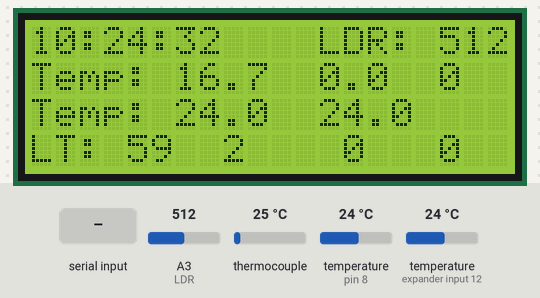
Recording of a sketch running on a simulated Arduino Uno, built with avr-gcc and run on an emulated ATmega328P. Parts: 20×4 character LCD. The inputs (shaded band) are chosen by the test bench; at power-on: thermocouple 25 °C, temperature (sensors on pin 8, expander input 12) 24 °C, A3 (LDR) = 512. The local clock reads 2024-03-15 10:24:30 at power-on unless the sketch sets it.

Above: at 2.8 s.
2.9 s: "<90,45,200>" received over the second serial link
At 3.5 s:
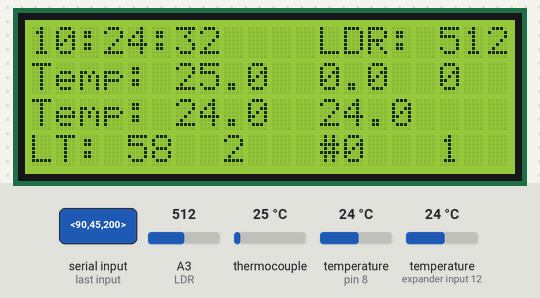
5.3 s: "<90,45,200,10>" received over the second serial link
At 5.9 s:
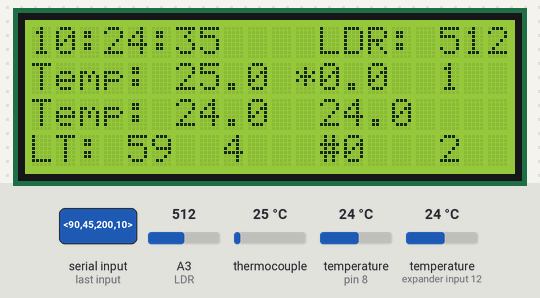
7.1 s: thermocouple set to 6 °C
At 8.8 s:
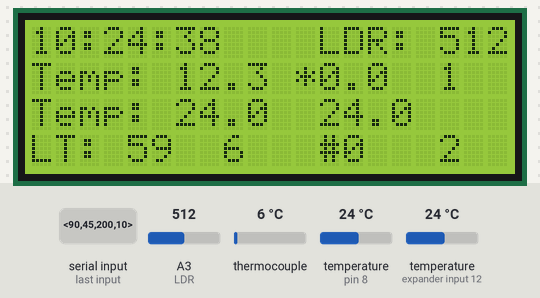
9.2 s: temperature (sensor on pin 8) set to 12 °C
At 11.2 s:
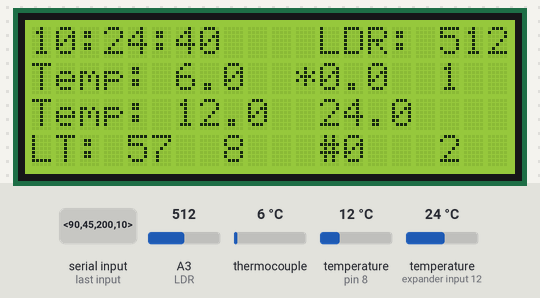
11.8 s: temperature (sensor on expander input 12) set to 12 °C
At 14.0 s:
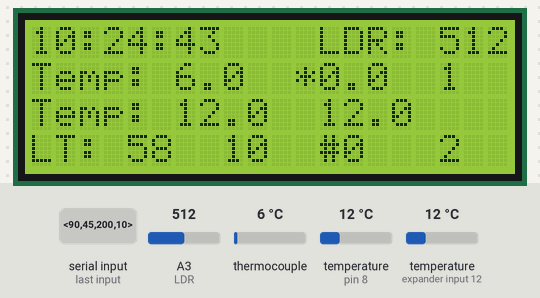
14.4 s: A3 (LDR) set to 490
At 15.1 s:
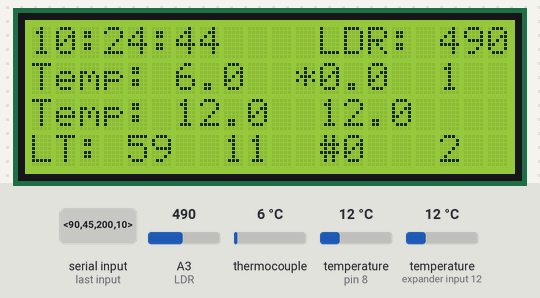

Measured:
- after the input at 2.9 s, the display: first changes at once (image 1 shows a later state)
- what the display in image 1 shows lasts 0.8 s, from 3.0 s to 3.8 s
- what the display in image 4 shows lasts 0.9 s, from 10.7 s to 11.6 s

The sketch:

Tx07.ino
```cpp
/* -------------------------------------------------------- //
   ===========================================================
   | File Tx07.ini
   |
   | HC11 Radio settings:
   | U3/B9600/C001/A002/P8
   |
   | Data is sent in byte packets.
   | A Float signal is converted to an integer by multiplying with
   | either 10 or 100 depending on the number of decimals required.
   | Integer signals are then split into byteHigh and byteLow
   | The checksum error of these two bytes are then sent as a package
   | for the three bytes.
   | On the receiving node, the checksum is added to byte1 + byte2
   | and the result should be "0" (zero)
   | If result is good, the value is used, else the last good
   | value will be used until good values arrive again.
   |
   | G0.2 - Tx after 500ms
   |
   | HC11 Tranceiver
   | 1 - Vcc		Arduino Pin 5V
   | 2 - GND		Arduino Pin Gnd
   | 3 - RXD		Arduino Pin D3 SoftwareSerial(Tx)
   | 4 - TXD		Arduino Pin D2 SoftwareSerial(Rx)
   | 5 - SET		(To GND to enable changes)
   |
   | I2C LCD display
   | 1 - Gnd		Arduino Pin Gnd
   | 2 - Vcc		Arduino Pin 5V
   | 3 - SDA		Arduino Pin A4
   | 4 - SCL		Arduino Pin A5
   |
   | I2C DS1307
   | 1 - Gnd		Arduino Pin Gnd
   | 2 - Vcc		Arduino Pin 5V
   | 3 - SDA		Arduino Pin A4
   | 4 - SCL		Arduino Pin A5
   |
   | MAX6675
   | 1 - Gnd		Arduino Pin Gnd
   | 2 - Vcc		Arduino Pin 5V
   | 3 - DO			Arduino Pin D5
   | 4 - CS			Arduino Pin D6
   | 5 - CLK		Arduino Pin D7
   |
   | DS18b20
   | 1 - Vdd		Arduino Pin 5V
   | 2 - Vcc		Arduino Pin D8 Connect 4k7 to Vdd
   | 3 - GND		Arduino Pin Gnd
   |
   |
   ===========================================================
 // -------------------------------------------------------- */

#include <SoftwareSerial.h>;								// HC11 Serial comms
#include <Wire.h>											// I2C LCD
#include <LiquidCrystal_I2C.h>								// I2C LCD
#include "Sodaq_DS3231.h"									// https://github.com/SodaqMoja/Sodaq_DS3231
#include "max6675.h"										// Thermocouple module
#include "Sodaq_DS3231.h"									// https://github.com/SodaqMoja/Sodaq_DS3231
#include <OneWire.h>										// DS18B20
#include <DallasTemperature.h>								// DS18B20

// ͞͞͞͞͞͞͞͞͞͞͞͞͞͞͞͞͞͞͞͞͞͞͞͞͞͞͞͞͞͞͞͞͞͞͞͞͞͞͞͞͞͞͞͞͞͞͞͞͞͞͞͞͞͞͞͞͞͞͞͞
//  Hardware configuration and declarations
// ____________________________________________________________

#define SoftRX      2										// Tx on HC11
#define SoftTX      3										// Rx on HC11


#define DO          5										// Max667 DO (Data Out)
#define CS          6										// Max667 CS (Chip Select)
#define CK          7										// Max667 CLK

#define LDR         3										// AI[3]
#define OWB         8										// DS18B20 temp

#define TxL        10										// Tx LED
#define RxL        12										// Rx LED

LiquidCrystal_I2C lcd(0x3F,20,4);							// set the LCD address to 0x3f

OneWire oneWire(OWB);										// DS18B20
DallasTemperature sensors(&oneWire);						// DS18B20

/* -----------------------------------------------------------
   MAX6675 variables
----------------------------------------------------------- */
const int SampleNum = 3;									// Number of samples for average

int readIndex = 0;											// the index of the current reading

float fBMPTemp = 0.0;

float fTemp, fMax = -9.0;									// Temperature signal
float fMin = 99.0;											//
float fTCTemp;												// TC
float fRead[SampleNum];										// the fRead from the analog input

float total = 0.0;											// the running total


MAX6675 thermocouple(CK, CS, DO);							//

/* -----------------------------------------------------------
   Reserve bytes for Serial communication
----------------------------------------------------------- */
const byte numChars = 21;
char rcvChars[numChars];
char tempChars[numChars];
bool newData = false;
bool NowTx, bTx, bRx;
unsigned char dTx[14];
unsigned char dRx[12];
unsigned char check1, check2, check3;
int iCnt1 = 0;
int iCnt2 = 0;


SoftwareSerial HC11 (SoftRX, SoftTX);


/////////  ReadDS1820()  /////////////////////////////////////
float fTemp1, fTemp2;
float tIn, tOut;

/////////  RunTime()  ////////////////////////////////////////
static unsigned long NowMillis = 0;
static unsigned long LastMillis = 0;
static unsigned long LoopMillis = 0;
//byte LoopCount = 0;

/////////  GetRTCtime()  /////////////////////////////////////
uint32_t old_ts;
byte iHour, iMin, iSec;

int iWdtA, iWdtY, i3, iNodeSY, iNodeSYL;
int iLDR, iTCTemp, iBMPTemp, iBMPTempLast;

float fTT;
bool bDir, x1;

/////////  Replace Delay functions  //////////////////////////
static unsigned long previousMillis = 0;
static unsigned long prevMillis02 = 0;
static unsigned long prevMillis03 = 0;


/* ===========================================================
   -- SETUP -- SETUP -- SETUP -- SETUP -- SETUP -- SETUP --
=========================================================== */
void setup() {

	lcd.begin();											// initialize the lcd
	Serial.begin(115200);									// Open serial port to computer
	HC11.begin(9600);										// Open software serial port to HC11
	rtc.begin();											// RTC
	sensors.begin();										// DS18B20

	bDir = true;
	iWdtA = 0;


	pinMode(TxL, OUTPUT);
	pinMode(RxL, OUTPUT);


/* -----------------------------------------------------------
   Display software date and revision
----------------------------------------------------------- */
	RevInfo();												// Show software revision

//-------------------+
}   // End Setup()   |
//-------------------+


/* ===========================================================
   -- LOOP -- LOOP -- LOOP -- LOOP -- LOOP -- LOOP -- LOOP
=========================================================== */

void loop ()
{

	iLDR = analogRead(LDR);

	GetRTCtime();
	ReadMAX6675();

	DisplayLCD();

	dataToTx();


/* -----------------------------------------------------------
   If anything is received on the HC11 tranceiver ...
----------------------------------------------------------- */
if (!NowTx)
{
	if (HC11.available()){
		digitalWrite(RxL, HIGH);
			getData();
		digitalWrite(RxL, LOW);

		if (newData == true) {
			strcpy(tempChars, rcvChars);
			parseData();
			newData = false;
			}
	}
}


/* -----------------------------------------------------------
   Every 2nd loop
----------------------------------------------------------- */

	if (millis() - previousMillis > 500)
	{
	NowTx = true;
	digitalWrite(TxL, HIGH);
		TxData();
	digitalWrite(TxL, LOW);
		NowTx = false;
		previousMillis = millis();
	}


	ReadDS1820();
	RunTime();

//----------------+
}   // End LOOP   |
//----------------+


/* ===========================================================
   -- FUNCTIONS -- FUNCTIONS -- FUNCTIONS -- FUNCTIONS --
=========================================================== */

/* -----------------------------------------------------------
   RevInfo - Display software revision
----------------------------------------------------------- */

void RevInfo() {
	lcd.backlight();
	lcd.clear();
	lcd.setCursor(0, 0);
	lcd.print("File: Tx07.ino");
	lcd.setCursor(0, 1);
	lcd.print("Built Rev G0.2");
	lcd.setCursor(0, 2);
	lcd.print("2017-166-03G");
	lcd.setCursor(0, 3);
	lcd.print("2017-06-15");
	delay(1500);
	lcd.clear();

//-------------------+
}   // END RevInfo() |
//-------------------+


/* -----------------------------------------------------------
   Display on LCD (X, Y) Column, row
----------------------------------------------------------- */
/* +---------------------------------------+
   |        0          |        1          | <-X
   |0|1|2|3|4|5|6|7|8|9|0|1|2|3|4|5|6|7|8|9| <-X
   +-+-+-+-+-+-+-+-+-+-+-+-+-+-+-+-+-+-+-+-+
 0 |H|H|:|M|M|:|S|S| | | | |L|D|R|:| |8|8|8|
 1 |T|e|m|p|:| |2|5|.|6| |*|2|6|.|8| |9|9|9|
 2 |T|e|m|p|:| |2|5|.|6| | |2|6|.|8| | | | |
 3 |L|T|:| |1|2|3| |1|0|0| |#|1|0|0| |9|9|9|
 +-+-+-+-+-+-+-+-+-+-+-+-+-+-+-+-+-+-+-+-+-+
---------------------------------------------------------- */
void DisplayLCD() {
/* -----------------------------------------------------------
   Row 0
----------------------------------------------------------- */
	lcd.setCursor(12, 0);
	lcd.print(F("LDR:"));
	lcd.setCursor(17, 0);
	lcd.print(iLDR);
/* -----------------------------------------------------------
   Row 1
----------------------------------------------------------- */
	lcd.setCursor(0, 1);
	lcd.print(F("Temp:"));
	lcd.setCursor(6, 1);
	lcd.print(fTCTemp,1);
	lcd.print(" ");
	lcd.setCursor(12, 1);
	lcd.print(fBMPTemp,1);
	lcd.print(" ");
	lcd.setCursor(17, 1);
	lcd.print(iCnt1);
/* -----------------------------------------------------------
   Row 2
----------------------------------------------------------- */
	lcd.setCursor(0, 2);
	lcd.print(F("Temp:"));
	lcd.setCursor(6, 2);
	lcd.print(fTemp1,1);
	lcd.setCursor(12, 2);
	lcd.print(fTemp2,1);
/* -----------------------------------------------------------
   Row 3
----------------------------------------------------------- */
	lcd.setCursor(8, 3);
	lcd.print(iWdtA);
	lcd.print(" ");
	lcd.setCursor(13, 3);
	lcd.print(iNodeSY);
	lcd.print(" ");
	lcd.setCursor(17, 3);
	lcd.print(iCnt2);
//----------------------+
}   // END DisplayLCD() |
//----------------------+


/* ===========================================================
   Read Dallas DS1820 temperature sensors
=========================================================== */
void ReadDS1820()
{

	if (millis() - prevMillis03 > 500)
	{
//	sensors.setWaitForConversion(false);					// This causes Rx data to fail
	sensors.requestTemperatures();
//	sensors.setWaitForConversion(true);

	fTemp1 = (sensors.getTempCByIndex(0));					// Temperature Sensor 1
	fTemp2 = (sensors.getTempCByIndex(1));					// Temperature Sensor 2

	if (fTemp1 < -10.0) {									// Test if Roof temp < -100
		return;}											// if so, do not use that value
	else {tIn = fTemp1;}									// If Not, pass value into tR

	if (fTemp2 < -10.0) {									// Test if Outlet temp < -100
		return;}											// if so, do not use that value
	else {tOut = fTemp2;}									// If Not, pass value into tO

		prevMillis03 = millis();
	}

//----------------------+
}   // END ReadDS1820() |
//----------------------+


/* -----------------------------------------------------------
   dataToTx()
   Pack all the data you want to transmit into byte registers
----------------------------------------------------------- */
void dataToTx()
{
	dTx[1] = iWdtA & 0xFF;								// LSB
	dTx[2] = (iWdtA >> 8);								// MSB
	dTx[3] = ~(dTx[1]+dTx[2]) + 1;						// Checksum

	dTx[4] = iTCTemp & 0xFF;							// LSB
	dTx[5] = (iTCTemp >> 8);							// MSB
	dTx[6] = ~(dTx[4]+dTx[5]) + 1;						// Checksum

	dTx[7] = iHour;
	dTx[8] = ~(dTx[7]) + 1;

	dTx[9] = iMin;
	dTx[10] = ~(dTx[9]) + 1;

	dTx[11] = iSec;
	dTx[12] = ~(dTx[11]) + 1;				// Checksum

//-------------------+
}   // END dataToTx() |
//-------------------+


/* -----------------------------------------------------------
   TxData()
----------------------------------------------------------- */
void TxData()
{

	if (iWdtA > 100)
		{bDir = false;}
	if (iWdtA < 0)
		{bDir = true;}

	if (bDir) {iWdtA ++;}
	if (!bDir) {iWdtA --;}

			HC11.print("<");
			HC11.print(",");
			HC11.print(dTx[1]);
			HC11.print(",");
			HC11.print(dTx[2]);
			HC11.print(",");
			HC11.print(dTx[3]);
			HC11.print(",");
			HC11.print(dTx[4]);
			HC11.print(",");
			HC11.print(dTx[5]);
			HC11.print(",");
			HC11.print(dTx[6]);
			HC11.print(",");
			HC11.print(dTx[7]);
			HC11.print(",");
			HC11.print(dTx[8]);
			HC11.print(",");
			HC11.print(dTx[9]);
			HC11.print(",");
			HC11.print(dTx[10]);
			HC11.print(",");
			HC11.print(dTx[11]);
			HC11.print(",");
			HC11.print(dTx[12]);
			HC11.print(",");
			HC11.print(">");


//			Serial.flush();
			bTx = false;

//-------------------+
}   // End dataTx()  |
//-------------------+


/* ===========================================================
   Calculate the average of the TC signal
   Average values are used taking a reading sample
   each cycle of the Arduino and then doing average
   calculation
=========================================================== */

void ReadMAX6675(void)
{
	if (millis() - prevMillis02 > 250) {					// MAX6675 needs about 250ms to read

		float temp = (thermocouple.readCelsius());

		total = total - fRead[readIndex];					// subtract the last reading:
		fRead[readIndex] = temp;							// read from the sensor:
		total = total + fRead[readIndex];					// add the reading to the total:
		readIndex = readIndex + 1;							// advance to the next position in the array:
		if (readIndex >= SampleNum)							// if we're at the end of the array...
		{
			readIndex = 0;									// ...wrap around to the beginning:
		}
		fTCTemp = total / SampleNum;						// calculate the average:
		iTCTemp = (fTCTemp * 100);							// Chsnge float to int

	prevMillis02 = millis();
	}

//---------------------------+
}   // END ReadMAX6675(void) |
//---------------------------+


/* -----------------------------------------------------------
   getData()
   Original code by Robin2
   http://forum.arduino.cc/index.php?topic=225329
----------------------------------------------------------- */
void getData() {
	static boolean recvInProgress = false;
	static byte ndx = 0;
	char startMarker = '<';
	char endMarker = '>';
	char rc;

	while (HC11.available() > 0 && newData == false) {
		rc = HC11.read();

		if (recvInProgress == true) {
			if (rc != endMarker) {
				rcvChars[ndx] = rc;
				ndx++;
				if (ndx >= numChars) {
					ndx = numChars - 1;
				}
			}
			else {
//				Serial.print(F(" Size: ")); Serial.println(ndx); // To debug the size of the array
				rcvChars[ndx] = '\0';
				recvInProgress = false;
				ndx = 0;
				newData = true;
			}
		}

		else if (rc == startMarker) {
			recvInProgress = true;
		}
	}
//---------------------+
}   // END getData()   |
//---------------------+


/* -----------------------------------------------------------
   parseData()
----------------------------------------------------------- */

void parseData() {

	char * strtokIndx;

	strtokIndx = strtok(tempChars,",");
	dRx[1] = atoi(strtokIndx);

	strtokIndx = strtok(NULL, ",");
	dRx[2] = atoi(strtokIndx);

	strtokIndx = strtok(NULL, ",");
	dRx[3] = atoi(strtokIndx);

	strtokIndx = strtok(NULL, ",");
	dRx[4] = atoi(strtokIndx);

	strtokIndx = strtok(NULL, ",");
	dRx[5] = atoi(strtokIndx);

	strtokIndx = strtok(NULL, ",");
	dRx[6] = atoi(strtokIndx);

	strtokIndx = strtok(NULL, ",");
	dRx[7] = atoi(strtokIndx);

	strtokIndx = strtok(NULL, ",");
	dRx[8] = atoi(strtokIndx);

	strtokIndx = strtok(NULL, ",");
	dRx[9] = atoi(strtokIndx);


	check1 = dRx[1]+dRx[2]+dRx[3];
	if (check1 == 0)
		{
			iNodeSYL = ((dRx[2] << 8) | dRx[1]);
			iNodeSY = iNodeSYL;
			x1 = false;
			lcd.setCursor(12, 3);
			lcd.print(" ");
		} else
		{
			iNodeSY = iNodeSY;
			x1 = true; iCnt2 ++;
			lcd.setCursor(12, 3);
			lcd.print("#");
		}

	check2 = dRx[4]+dRx[5]+dRx[6];
	if (check2 == 0)
		{
			iBMPTempLast = ((dRx[5] << 8) | dRx[4]);
			iBMPTemp = iBMPTempLast;
			lcd.setCursor(11, 1);
			lcd.print(" ");
		} else
		{
			iBMPTemp = iBMPTemp;
			iCnt1 ++;
			lcd.setCursor(11, 1);
			lcd.print("*");
		}

	fBMPTemp = (iBMPTemp / 10.0);

//-----------------------+
}   // END parseData()   |
//-----------------------+


/* -----------------------------------------------------------
   Get Time and Date from RTC
----------------------------------------------------------- */

void GetRTCtime() {

	DateTime now = rtc.now();								// get the current date-time
	uint32_t ts = now.getEpoch();

	if (old_ts == 0 || old_ts != ts) {
	old_ts = ts;

	lcd.setCursor(0, 0);
	iHour = (now.hour());
	iMin = (now.minute());
	iSec = (now.second());

	if (iHour < 10) {
		lcd.print("0");
	}
	lcd.print(iHour);
	lcd.print(':');
	if (iMin < 10)
	{
		lcd.print("0");
	}
	lcd.print(iMin);
	lcd.print(':');
	if (iSec < 10)
	{
		lcd.print("0");
	}
	lcd.print(iSec);
	lcd.print(" ");
	}

//----------------------+
}   // END GetRTCtime() |
//----------------------+


/* -----------------------------------------------------------
   RunTime routine
----------------------------------------------------------- */

void RunTime() {
	LastMillis = NowMillis;									//
	NowMillis = millis();									//
	LoopMillis = NowMillis - LastMillis;					//
	lcd.setCursor(0, 3);									//
	lcd.print("LT: ");
	lcd.print(LoopMillis);									//
	lcd.print(" ");											//
//-------------------+
}   // END RunTime() |
//-------------------+
```
